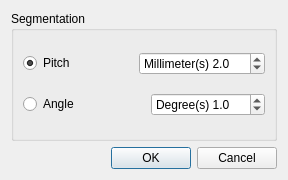
<?xml version="1.0" encoding="UTF-8"?>
<ui version="4.0">
 <class>CircularArc</class>
 <widget class="QDialog" name="CircularArc">
  <property name="geometry">
   <rect>
    <x>0</x>
    <y>0</y>
    <width>288</width>
    <height>180</height>
   </rect>
  </property>
  <property name="sizePolicy">
   <sizepolicy hsizetype="Minimum" vsizetype="Preferred">
    <horstretch>0</horstretch>
    <verstretch>0</verstretch>
   </sizepolicy>
  </property>
  <property name="windowTitle">
   <string>Circular Arc</string>
  </property>
  <layout class="QGridLayout" name="gridLayout">
   <item row="4" column="0">
    <widget class="QDialogButtonBox" name="buttonBox">
     <property name="enabled">
      <bool>true</bool>
     </property>
     <property name="standardButtons">
      <set>QDialogButtonBox::Cancel|QDialogButtonBox::Ok</set>
     </property>
    </widget>
   </item>
   <item row="3" column="0">
    <widget class="QGroupBox" name="groupBox">
     <property name="title">
      <string>Segmentation</string>
     </property>
     <layout class="QGridLayout" name="gridLayout_2">
      <item row="0" column="0">
       <layout class="QHBoxLayout" name="horizontalLayout">
        <item>
         <widget class="QRadioButton" name="radioPitch">
          <property name="text">
           <string>Pitch</string>
          </property>
          <property name="checked">
           <bool>true</bool>
          </property>
         </widget>
        </item>
        <item>
         <spacer name="horizontalSpacer">
          <property name="orientation">
           <enum>Qt::Horizontal</enum>
          </property>
          <property name="sizeHint" stdset="0">
           <size>
            <width>40</width>
            <height>20</height>
           </size>
          </property>
         </spacer>
        </item>
        <item>
         <widget class="QDoubleSpinBox" name="spinBoxPitch">
          <property name="enabled">
           <bool>true</bool>
          </property>
          <property name="prefix">
           <string>Millimeter(s) </string>
          </property>
          <property name="decimals">
           <number>1</number>
          </property>
          <property name="maximum">
           <double>100.000000000000000</double>
          </property>
          <property name="value">
           <double>2.000000000000000</double>
          </property>
         </widget>
        </item>
       </layout>
      </item>
      <item row="1" column="0">
       <layout class="QHBoxLayout" name="horizontalLayout_2">
        <item>
         <widget class="QRadioButton" name="radioAngle">
          <property name="text">
           <string>Angle</string>
          </property>
         </widget>
        </item>
        <item>
         <spacer name="horizontalSpacer_2">
          <property name="orientation">
           <enum>Qt::Horizontal</enum>
          </property>
          <property name="sizeHint" stdset="0">
           <size>
            <width>40</width>
            <height>20</height>
           </size>
          </property>
         </spacer>
        </item>
        <item>
         <widget class="QDoubleSpinBox" name="spinBoxAngle">
          <property name="prefix">
           <string>Degree(s) </string>
          </property>
          <property name="decimals">
           <number>1</number>
          </property>
          <property name="value">
           <double>1.000000000000000</double>
          </property>
         </widget>
        </item>
       </layout>
      </item>
     </layout>
    </widget>
   </item>
  </layout>
 </widget>
 <resources/>
 <connections>
  <connection>
   <sender>buttonBox</sender>
   <signal>rejected()</signal>
   <receiver>CircularArc</receiver>
   <slot>reject()</slot>
   <hints>
    <hint type="sourcelabel">
     <x>272</x>
     <y>383</y>
    </hint>
    <hint type="destinationlabel">
     <x>246</x>
     <y>279</y>
    </hint>
   </hints>
  </connection>
  <connection>
   <sender>buttonBox</sender>
   <signal>accepted()</signal>
   <receiver>CircularArc</receiver>
   <slot>accept()</slot>
   <hints>
    <hint type="sourcelabel">
     <x>341</x>
     <y>382</y>
    </hint>
    <hint type="destinationlabel">
     <x>335</x>
     <y>270</y>
    </hint>
   </hints>
  </connection>
 </connections>
</ui>
